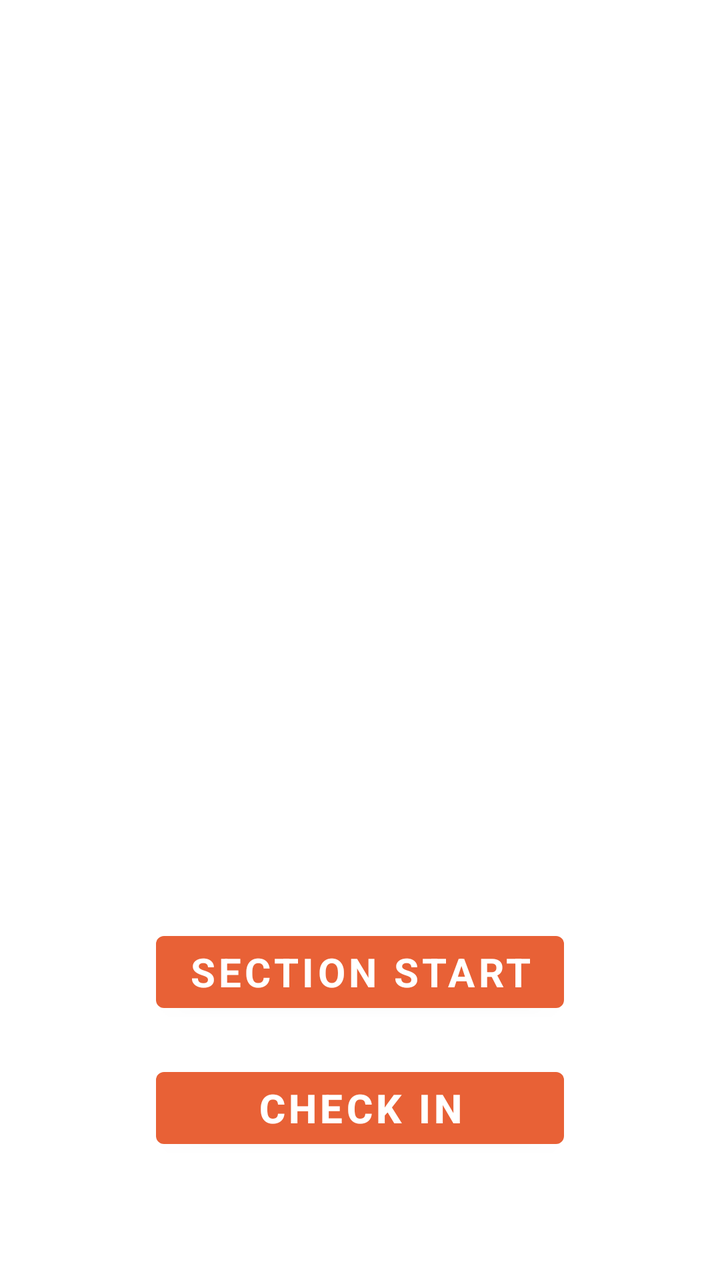
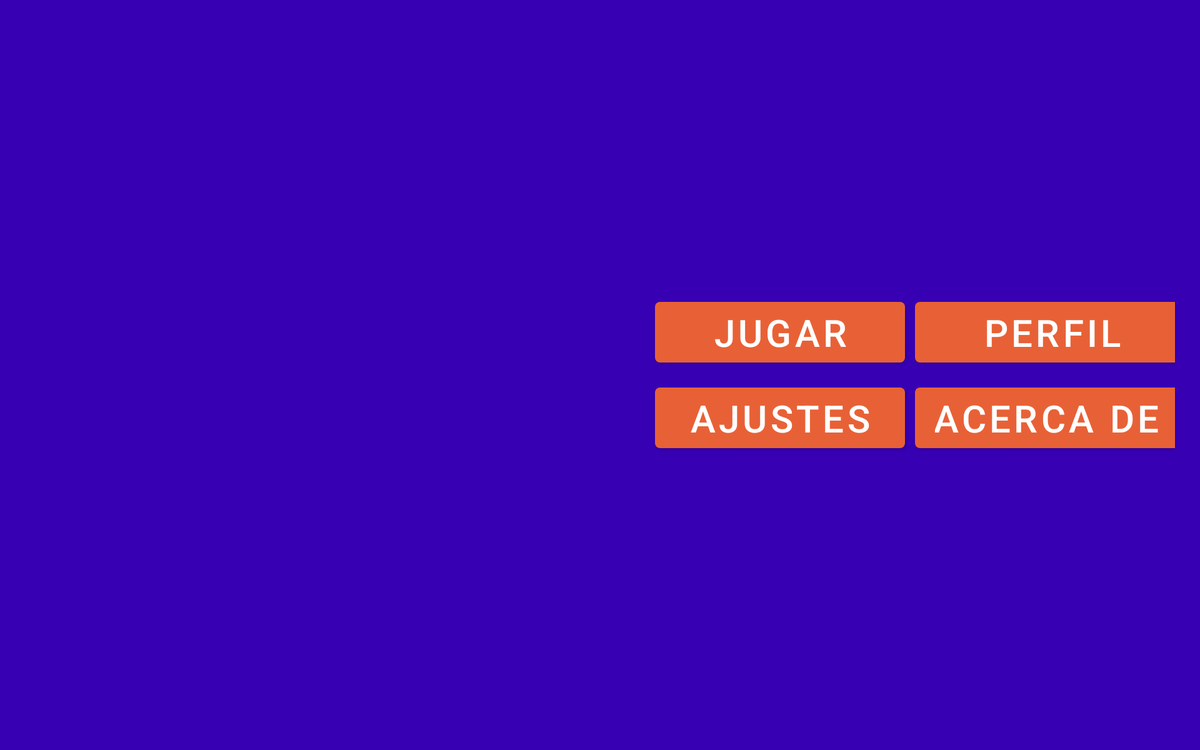

An Android layout and its configuration variant, each rendered on a device that would load it. The default file and the variant file are quoted in full after the pictures.
<!-- AndroidManifest.xml: application theme Theme.Store7App -->
<!-- res/layout/activity_main.xml -->
<?xml version="1.0" encoding="utf-8"?>
<LinearLayout xmlns:android="http://schemas.android.com/apk/res/android"
    xmlns:app="http://schemas.android.com/apk/res-auto"
    xmlns:tools="http://schemas.android.com/tools"
    android:layout_width="match_parent"
    android:layout_height="match_parent"
    android:orientation="vertical"
    tools:context=".MainActivity"
    android:background="@color/morado"
    android:layout_gravity="center">



<LinearLayout
    android:layout_margin="16dp"
    android:layout_width="match_parent"
    android:layout_height="wrap_content"
    android:gravity="center"
    android:orientation="horizontal"
    android:layout_marginTop="2dp">


    <ImageView
        android:layout_width="600dp"
        android:layout_height="400dp"
        android:src="@drawable/tienda" />

</LinearLayout>

<LinearLayout
    android:layout_width="wrap_content"
    android:layout_height="wrap_content"
    android:orientation="vertical"
    android:layout_margin="20dp"
    android:layout_gravity="center"
    >

    <Button
        android:id="@+id/btnLogin"
        android:layout_width="match_parent"
        android:layout_height="wrap_content"
        android:layout_margin="10dp"
        android:font="@font/lobster_italic"
        android:fontFamily="sans-serif"
        android:foregroundTintMode="add"
        android:onClick="Login"
        android:text="@string/text_start"
        android:textSize="20dp"
        android:textStyle="bold" />

    <Button
        android:id="@+id/btnCheckIn"
        android:layout_width="match_parent"
        android:layout_height="wrap_content"
        android:layout_margin="10dp"
        android:font="@font/lobster_italic"
        android:onClick="checkIn"
        android:text="@string/text_register"
        android:textSize="20dp"
        android:textStyle="bold" />




</LinearLayout>

</LinearLayout>
<!-- resources referenced by this layout -->
<resources>
  <string name="text_register">Check in</string>
  <string name="text_start">Section Start</string>
  <style name="Theme.Store7App" parent="Theme.MaterialComponents.DayNight.DarkActionBar">
          
          <item name="colorPrimary">@color/orange</item>
          <item name="colorPrimaryVariant">#061772</item>
          <item name="colorOnPrimary">@color/white</item>
          
          <item name="colorSecondary">@color/teal_200</item>
          <item name="colorSecondaryVariant">@color/teal_700</item>
          <item name="colorOnSecondary">@color/black</item>
  
  
          
          <item name="android:statusBarColor" tools:targetApi="l">?attr/colorPrimaryVariant</item>
          
      </style>
  <color name="orange">#E86136</color>
  <color name="white">#FFFFFFFF</color>
  <color name="teal_200">#FF03DAC5</color>
  <color name="teal_700">#FF018786</color>
  <color name="black">#FF000000</color>
</resources>
<!-- res/layout-sw600dp-land/activity_main.xml (the repository's variant of the layout above) -->
<!-- drawn on a 7-inch tablet turned sideways -->
<?xml version="1.0" encoding="utf-8"?>
<LinearLayout xmlns:android="http://schemas.android.com/apk/res/android"
    xmlns:app="http://schemas.android.com/apk/res-auto"
    xmlns:tools="http://schemas.android.com/tools"
    android:layout_width="match_parent"
    android:layout_height="match_parent"
    android:orientation="horizontal"
    tools:context=".MainActivity"
    android:background="@color/purple_700">

    <LinearLayout
        android:layout_margin="25dp"
        android:layout_width="wrap_content"
        android:layout_height="wrap_content"
        android:gravity="center"
        android:orientation="horizontal">


        <ImageView
            android:layout_width="450dp"
            android:layout_height="450dp"
            android:src="@drawable/tienda" />

    </LinearLayout>

    <GridLayout
        android:layout_width="match_parent"
        android:layout_height="wrap_content"
        android:layout_gravity="center_vertical"
        android:layout_margin="20dp"
        android:columnCount="4"
        android:rowCount="4"
        android:useDefaultMargins="true">

        <Button
            android:layout_width="200dp"
            android:layout_height="wrap_content"
            android:text="JUGAR"
            android:textSize="30dp" />

        <Button
            android:layout_width="220dp"
            android:layout_height="wrap_content"
            android:layout_column="2"
            android:text="PERFIL"
            android:textSize="30dp" />

        <Button
            android:layout_width="200dp"
            android:layout_height="wrap_content"
            android:layout_row="2"
            android:layout_column="0"
            android:text="AJUSTES"
            android:textSize="30dp" />

        <Button
            android:layout_width="220dp"
            android:layout_height="wrap_content"
            android:layout_column="2"
            android:text="ACERCA DE "
            android:textSize="30dp" />


    </GridLayout>

</LinearLayout>
<!-- resources referenced by the variant -->
<!-- as a 7-inch tablet turned sideways resolves them -->
<resources>
  <color name="purple_700">#FF3700B3</color>
  <style name="Theme.Store7App" parent="Theme.MaterialComponents.DayNight.DarkActionBar">
          
          <item name="colorPrimary">@color/orange</item>
          <item name="colorPrimaryVariant">#061772</item>
          <item name="colorOnPrimary">@color/white</item>
          
          <item name="colorSecondary">@color/teal_200</item>
          <item name="colorSecondaryVariant">@color/teal_700</item>
          <item name="colorOnSecondary">@color/black</item>
  
  
          
          <item name="android:statusBarColor" tools:targetApi="l">?attr/colorPrimaryVariant</item>
          
      </style>
  <color name="orange">#E86136</color>
  <color name="white">#FFFFFFFF</color>
  <color name="teal_200">#FF03DAC5</color>
  <color name="teal_700">#FF018786</color>
  <color name="black">#FF000000</color>
</resources>
